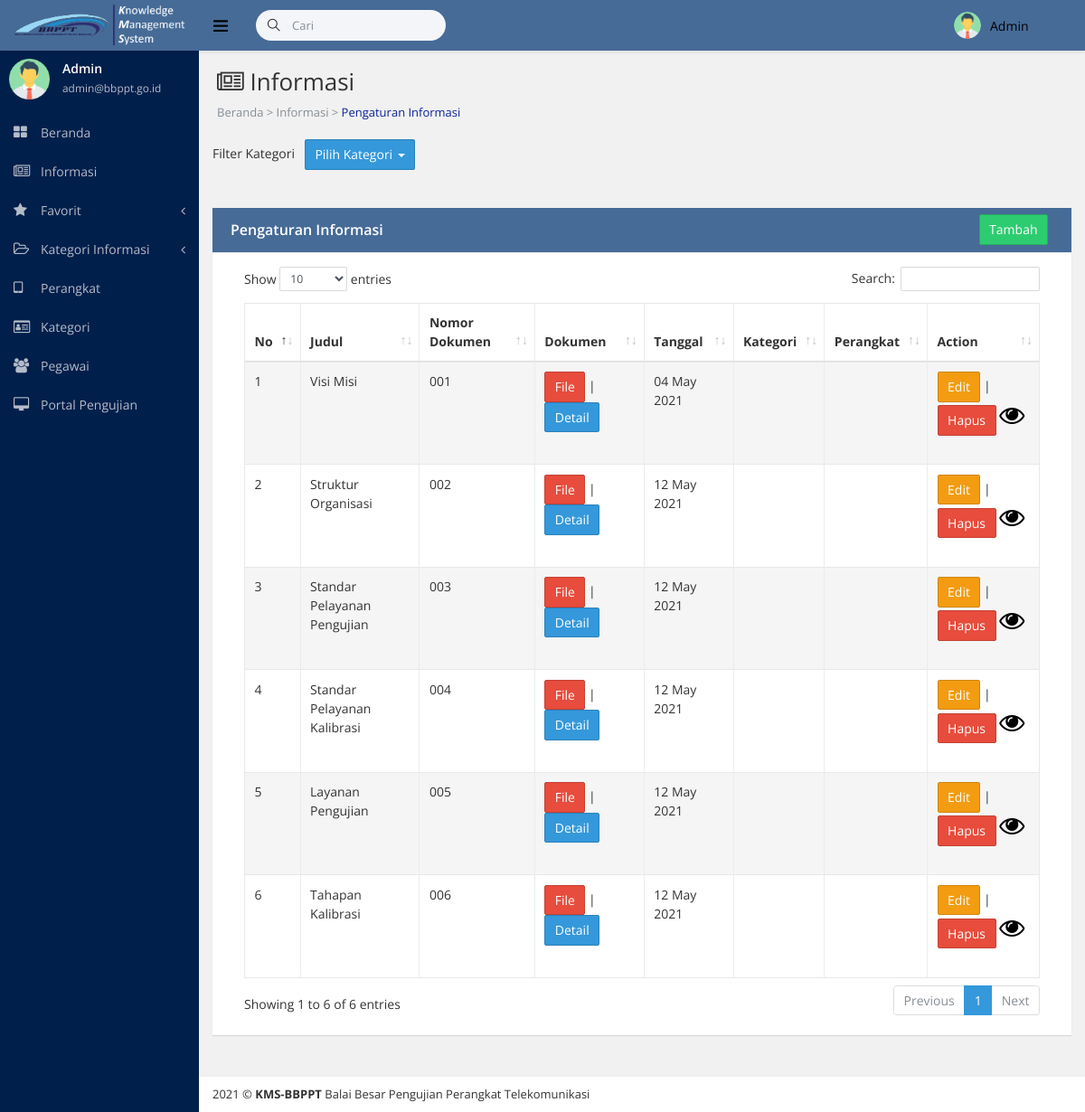
Before: /informasi.php (signed in) with the older database file.
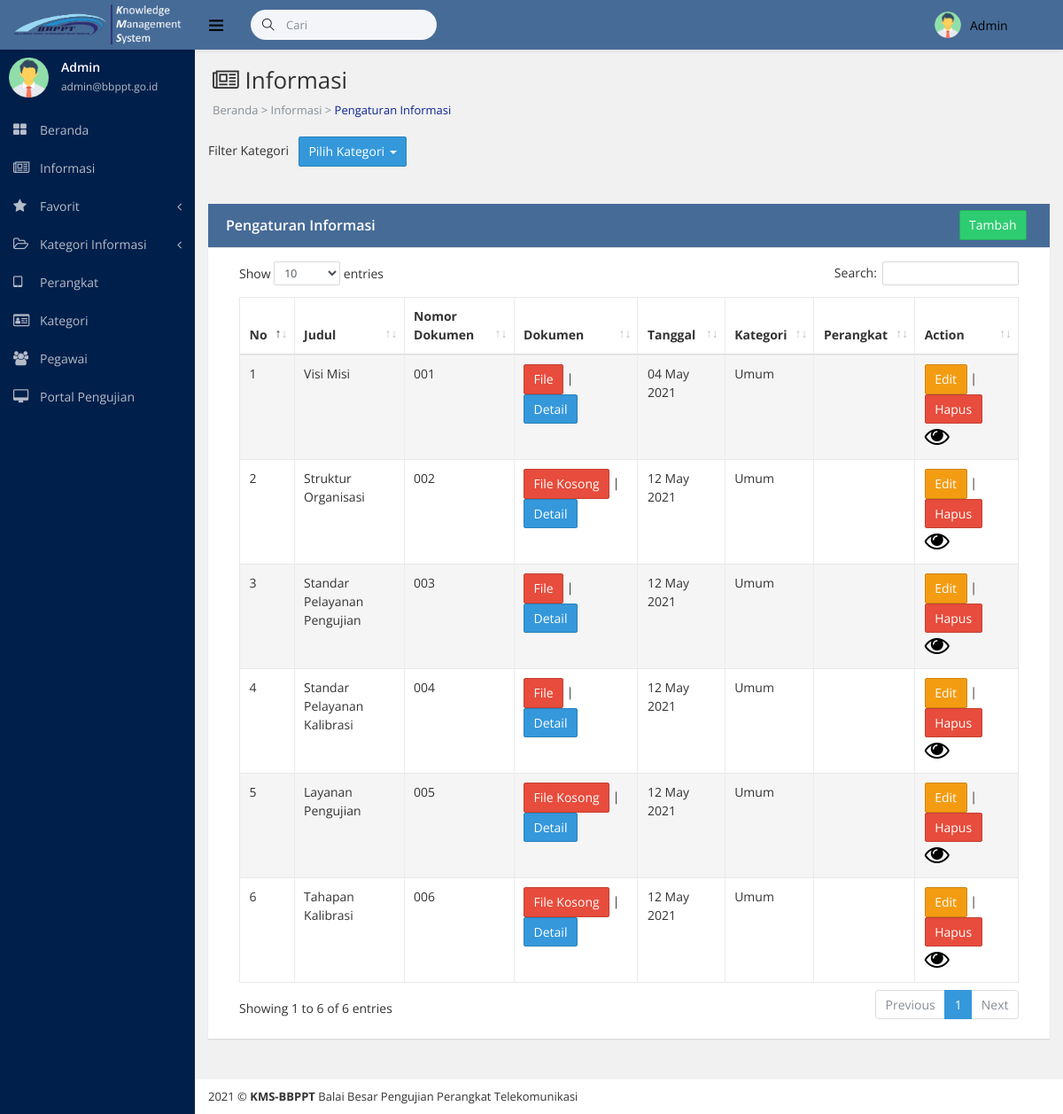
After: the same page with the newer database file.
### tables this page shows
CREATE TABLE IF NOT EXISTS `informasi` (
  `id` int(255) NOT NULL AUTO_INCREMENT,
  `nomordokumen` varchar(255) NOT NULL,
  `judul` varchar(255) NOT NULL,
  `dokumen` text NOT NULL,
  `keterangan` text NOT NULL,
  `tanggal` date NOT NULL,
  `restricted` text NOT NULL,
  `iddivisi` varchar(255) NOT NULL,
  `idperangkat` varchar(255) NOT NULL,
  PRIMARY KEY (`id`)
);

CREATE TABLE IF NOT EXISTS `divisi` (
  `iddivisi` int(255) NOT NULL AUTO_INCREMENT,
  `namadivisi` varchar(255) NOT NULL,
  PRIMARY KEY (`iddivisi`)
);

### informasi.php (the view, shortened to what the changed rows need)
<!DOCTYPE html>
<html lang="en">
<head>
<?php include "csssidebar.php"?>
</head>
<body class="fixed-navbar">
    <div class="page-wrapper">
        <div class="content-wrapper">
            <div class="page-heading">
                <h1 class="page-title"> <i class="sidebar-item-icon fa fa-newspaper-o";></i> Informasi</h1>
            </div>
                                    <?php
                                        include"koneksi.php";
                                        $q = $koneksi->query("SELECT * FROM divisi");
                                        ?>
    </div>
                <br><br>
                    <?php
                    $level = $_SESSION['level'];
                    if($level=='Admin'){
                    ?>
                 <div class="ibox ibox-primary">
                            <div class="ibox-body">
            <table class="table table-striped table-bordered table-hover" id="example-table" cellspacing="0" width="100%">
            <thead>
              <tr>
                <th>No</th>
                <th>Judul</th>
                <th>Nomor Dokumen</th>
                <th>Dokumen</th>
                <th>Tanggal</th>
                <th>Kategori</th>
                <th>Perangkat</th>
                <th>Action</th>
              </tr>
            </thead>
            <tbody>
                <?php
                include"koneksi.php";
                $iddivisi=$_GET['iddivisi'];
                if(!empty($iddivisi)){
                    $q = $koneksi->query("SELECT * FROM informasi where iddivisi='$iddivisi'");
                }else{
                    $q = $koneksi->query("SELECT * FROM informasi");
                }
                $nom = 1;
                while ($dt = $q->fetch_assoc()) :
                ?>
                <tr>
                <td><?php echo $nom++ ?></td>
                <td><?php echo $dt['judul'] ?></td>
                <td><?php echo $dt['nomordokumen'] ?></td>
                <td>
                   <?php
          $dokumen=$dt['dokumen'];
          if(!empty($dokumen)){
          ?>
                    <a href="src/image/<?php echo $dt['dokumen'] ?>"><button type="button" class="btn btn-danger">File</button></a>
                    <?php
                    }else{
                    ?>
                    <button type="button" class="btn btn-danger">File Kosong</button>
                    <?php
                    }
                    ?>
                 |
                  <a href="detailinformasi.php?id=<?php echo $dt['id'] ?>"><button type="button" class="btn btn-primary">Detail</button></a></td>
                <td><?php $tanggal= $dt['tanggal']; echo date('d F Y', strtotime($tanggal)); ?></td>
                <td>
                    <?php
                    require_once 'koneksi.php';
                     $iddivisi = $dt['iddivisi'];
                     $q1 = $koneksi->query("SELECT * FROM divisi WHERE iddivisi='$iddivisi'");
                              while ($row = $q1->fetch_assoc()) :
                      ?>
                    <?php echo $row['namadivisi']; ?>
                     <?php
                    endwhile;
                  ?>
                    </td>
                <td>
                </td>
                <td>
                    <a href="edit_informasi.php?id=<?php echo $dt['id']; ?>"><button type="button" class="btn btn-warning">Edit</button></a> | <a href="hapus_informasi.php?id=<?php echo $dt['id']; ?>" onclick="return confirm('Anda yakin akan menghapus data ini?')"><button type="button" class="btn btn-danger">Hapus</button></a>
                     <?php
                     $status= $dt['restricted'];
                     if($status=='Aktif'){
                     ?>
                       <a href="aktivasi_informasi.php?id=<?php echo $dt['id']; ?>&status=aktif" onclick="return confirm('Anda yakin akan menonaktifkan artikel ini?')">
                        <i class="sidebar-item-icon fa fa-eye fa-2x" style="color: #000";></i> &nbsp; &nbsp;
                    </a>
                     <?php }else{ ?>
                    <a href="aktivasi_informasi.php?id=<?php echo $dt['id']; ?>&status=non" onclick="return confirm('Anda yakin akan mengaktifkan artikel ini?')">
                        <i class="sidebar-item-icon fa fa-eye-slash fa-2x" style="color: #000";></i> &nbsp; &nbsp;
                    </a>
                    <?php
                    }
                    ?>
                </td>
                </tr>
             <?php
              endwhile;
              ?>
            </tbody>
          </table>
      <?php } ?>
                </div>
            </div>
        </div>
</body>
</html>

Changed rows visible on the page:
changed informasi "Visi Misi": gains divisi (namadivisi "Umum")
changed informasi "Struktur Organisasi": gains divisi (namadivisi "Umum"); now shows "File Kosong"; no longer shows "File"
changed informasi "Standar Pelayanan Pengujian": gains divisi (namadivisi "Umum")
changed informasi "Standar Pelayanan Kalibrasi": gains divisi (namadivisi "Umum")
changed informasi "Layanan Pengujian": gains divisi (namadivisi "Umum"); now shows "File Kosong"; no longer shows "File"
changed informasi "Tahapan Kalibrasi": gains divisi (namadivisi "Umum"); now shows "File Kosong"; no longer shows "File"
